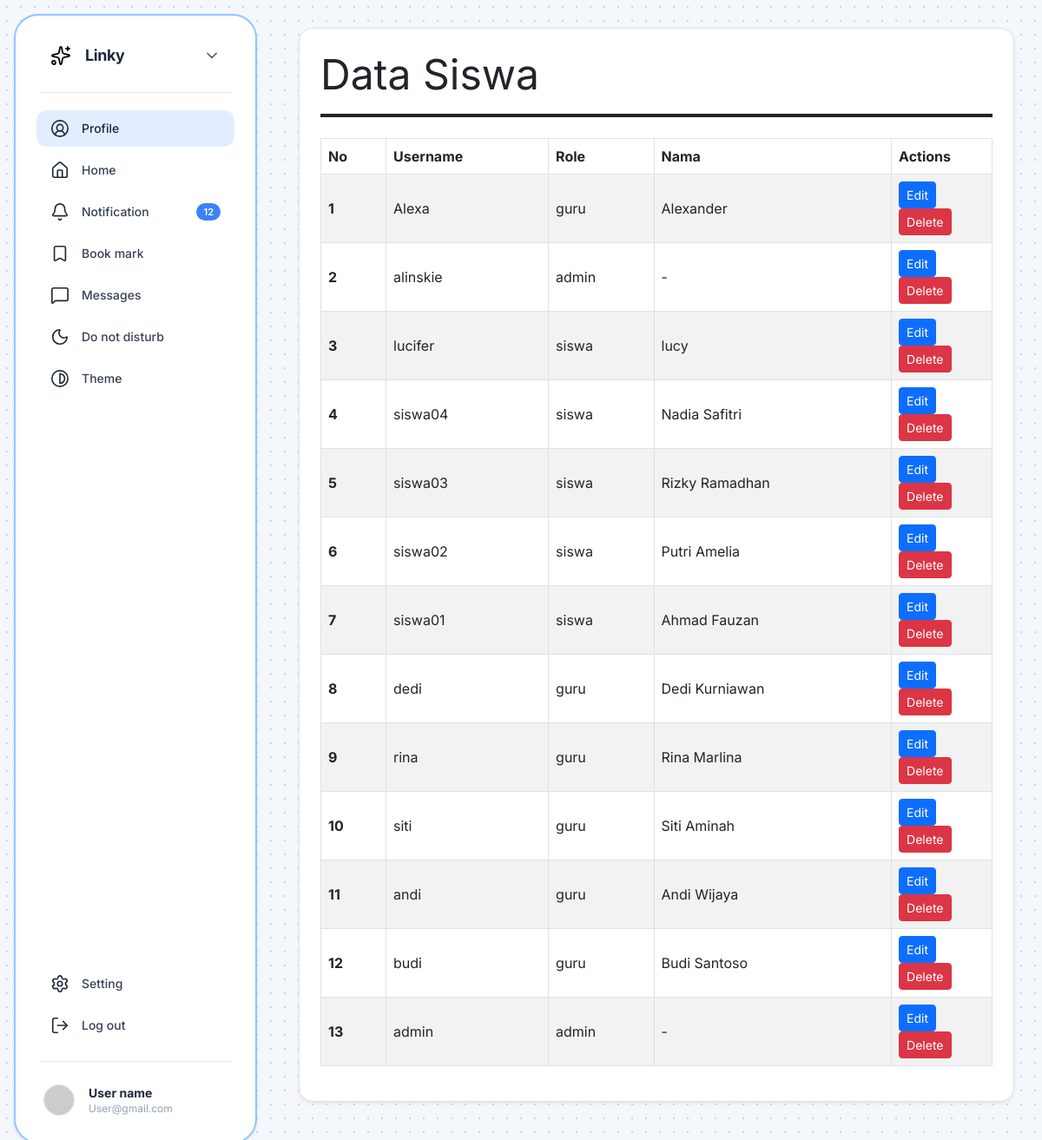
Page /tabel.php on the committed database.
### tables this page shows
CREATE TABLE `users` (
  `id` int NOT NULL,
  `username` varchar(50) DEFAULT NULL,
  `password` varchar(255) DEFAULT NULL,
  `role` enum('admin','guru','siswa') DEFAULT NULL,
  `created_at` timestamp NULL DEFAULT CURRENT_TIMESTAMP
);

### tabel.php (the view, shortened to what this page needs)
<?php
require_once 'koneksi.php';
$sql = "SELECT users.id, users.username, users.role,
        COALESCE(siswa.nama_siswa, guru.nama) AS nama
        FROM users
        LEFT JOIN siswa ON siswa.user_id = users.id
        LEFT JOIN guru ON guru.user_id = users.id
        ORDER BY users.id DESC";
$hasil = mysqli_query($koneksi, $sql);
$data1 = [];
if ($hasil) {
    while ($row = mysqli_fetch_assoc($hasil)) {
        $data1[] = $row;
    }
} else {
    echo "Query gagal: " . mysqli_error($koneksi);
}
?>
<!DOCTYPE html>
<html lang="id">
<head>
    <script src="https://cdn.tailwindcss.com"></script>
    <link href="https://cdn.jsdelivr.net/npm/bootstrap@5.3.0/dist/css/bootstrap.min.css" rel="stylesheet">
</head>
<body class="min-h-screen flex flex-row">
    <div class="sidebar-component p-3 flex-shrink-0">
        <aside class="sidebar-element sidebar-transition w-[280px] h-[calc(100vh-1.5rem)] bg-white rounded-[28px] border-[2.5px] border-sidebar-border p-4 flex flex-col justify-between shadow-sm sticky top-3 select-none">
            <div class="flex flex-col gap-3">
                <div class="sidebar-brand-header flex items-center justify-between px-3 py-2 cursor-pointer hover:bg-sidebar-hover rounded-xl transition-colors duration-200"
                     title="Klik untuk Toggle Collapsed/Expanded">
                    <div class="flex items-center gap-3 overflow-hidden">
                        <div class="text-black flex-shrink-0">
                            <i data-lucide="sparkles" class="w-6 h-6 stroke-[1.8]"></i>
                        </div>
                        <span class="sidebar-text font-bold text-lg text-sidebar-text tracking-tight whitespace-nowrap fade-transition">
                            Linky
                        </span>
                    </div>
                    <div class="sidebar-text fade-transition text-gray-600">
                        <i data-lucide="chevron-down" class="sidebar-chevron w-5 h-5 transition-transform duration-300"></i>
                    </div>
                </div>
                <div class="h-[1px] bg-gray-200 my-1 mx-1"></div>
                <nav class="flex flex-col gap-1.5 no-scrollbar overflow-y-auto max-h-[420px]">
                    <a href="#" class="nav-item group relative flex items-center gap-3.5 px-3 py-2.5 rounded-xl bg-sidebar-active text-sidebar-text font-medium transition-all duration-200">
                        <i data-lucide="user-circle-2" class="w-[22px] h-[22px] flex-shrink-0 stroke-[1.8] text-gray-800"></i>
                        <span class="sidebar-text whitespace-nowrap text-sm fade-transition">Profile</span>
                    </a>
                    <a href="#" class="nav-item group relative flex items-center gap-3.5 px-3 py-2.5 rounded-xl text-gray-700 hover:bg-sidebar-hover font-medium transition-all duration-200">
                        <i data-lucide="home" class="w-[22px] h-[22px] flex-shrink-0 stroke-[1.8] text-gray-800"></i>
                        <span class="sidebar-text whitespace-nowrap text-sm fade-transition">Home</span>
                    </a>
                    <a href="#" class="nav-item group relative flex items-center justify-between px-3 py-2.5 rounded-xl text-gray-700 hover:bg-sidebar-hover font-medium transition-all duration-200">
                        <div class="flex items-center gap-3.5">
                            <i data-lucide="bell" class="w-[22px] h-[22px] flex-shrink-0 stroke-[1.8] text-gray-800"></i>
                            <span class="sidebar-text whitespace-nowrap text-sm fade-transition">Notification</span>
                        </div>
                        <span class="sidebar-badge bg-sidebar-badge text-white text-[11px] font-semibold px-2 py-0.5 rounded-full flex items-center justify-center min-w-[20px] h-[20px]">
                            12
                        </span>
                    </a>
                    <a href="#" class="nav-item group relative flex items-center gap-3.5 px-3 py-2.5 rounded-xl text-gray-700 hover:bg-sidebar-hover font-medium transition-all duration-200">
                        <i data-lucide="bookmark" class="w-[22px] h-[22px] flex-shrink-0 stroke-[1.8] text-gray-800"></i>
                        <span class="sidebar-text whitespace-nowrap text-sm fade-transition">Book mark</span>
                    </a>
                    <a href="#" class="nav-item group relative flex items-center gap-3.5 px-3 py-2.5 rounded-xl text-gray-700 hover:bg-sidebar-hover font-medium transition-all duration-200">
                        <i data-lucide="message-square" class="w-[22px] h-[22px] flex-shrink-0 stroke-[1.8] text-gray-800"></i>
                        <span class="sidebar-text whitespace-nowrap text-sm fade-transition">Messages</span>
                    </a>
                    <a href="#" class="nav-item group relative flex items-center gap-3.5 px-3 py-2.5 rounded-xl text-gray-700 hover:bg-sidebar-hover font-medium transition-all duration-200">
                        <i data-lucide="moon" class="w-[22px] h-[22px] flex-shrink-0 stroke-[1.8] text-gray-800"></i>
                        <span class="sidebar-text whitespace-nowrap text-sm fade-transition">Do not disturb</span>
                    </a>
                    <a href="#" class="nav-item group relative flex items-center gap-3.5 px-3 py-2.5 rounded-xl text-gray-700 hover:bg-sidebar-hover font-medium transition-all duration-200">
                        <i data-lucide="contrast" class="w-[22px] h-[22px] flex-shrink-0 stroke-[1.8] text-gray-800"></i>
                        <span class="sidebar-text whitespace-nowrap text-sm fade-transition">Theme</span>
                    </a>
                </nav>
            </div>
            <div class="flex flex-col gap-3">
                <nav class="flex flex-col gap-1.5">
                    <a href="#" class="nav-item group relative flex items-center gap-3.5 px-3 py-2.5 rounded-xl text-gray-700 hover:bg-sidebar-hover font-medium transition-all duration-200">
                        <i data-lucide="settings" class="w-[22px] h-[22px] flex-shrink-0 stroke-[1.8] text-gray-800"></i>
                        <span class="sidebar-text whitespace-nowrap text-sm fade-transition">Setting</span>
                    </a>
                    <a href="#" class="nav-item group relative flex items-center gap-3.5 px-3 py-2.5 rounded-xl text-gray-700 hover:bg-red-50 hover:text-red-600 font-medium transition-all duration-200">
                        <i data-lucide="log-out" class="w-[22px] h-[22px] flex-shrink-0 stroke-[1.8] text-gray-800 group-hover:text-red-600"></i>
                        <span class="sidebar-text whitespace-nowrap text-sm fade-transition">Log out</span>
                    </a>
                </nav>
                <div class="h-[1px] bg-gray-200 my-1 mx-1"></div>
                <div class="flex items-center gap-3 px-2 py-1.5 overflow-hidden">
                    <img src="https://images.unsplash.com/photo-1534528741775-53994a69daeb?auto=format&fit=crop&q=80&w=150"
                         alt="User profile avatar"
                         class="w-9 h-9 rounded-full object-cover flex-shrink-0 border border-gray-200"
                         onerror="this.src='https://placehold.co/100x100/E2EEFF/1E293B?text=U'" />
                    <div class="sidebar-text flex flex-col min-w-0 fade-transition">
                        <span class="text-sm font-bold text-sidebar-text truncate leading-tight">User name</span>
                        <span class="text-xs text-sidebar-subtext truncate leading-tight mt-0.5">User@gmail.com</span>
                    </div>
                </div>
            </div>
        </aside>
    </div>
    <main class="flex-1 p-6 md:p-8 overflow-y-auto">
        <div class="container-fluid bg-white p-6 rounded-4 shadow-sm border border-gray-200">
            <h1 class="fw-normal display-5 mb-3">Data Siswa</h1>
            <hr class="border border-dark border-2 opacity-100 mb-4">
            <div class="table-responsive">
                <table class="table table-bordered table-striped align-middle">
                    <thead>
                        <tr>
                            <th scope="col">No</th>
                            <th scope="col">Username</th>
                            <th scope="col">Role</th>
                            <th scope="col">Nama</th>
                            <th scope="col" style="width: 15%;">Actions</th>
                        </tr>
                    </thead>
                    <tbody>
                        <?php if (count($data1) > 0) { ?>
                            <?php $no = 1; ?>
                            <?php foreach ($data1 as $user) { ?>
                                <tr>
                                    <th scope="row"><?= $no++; ?></th>
                                    <td><?= htmlspecialchars($user['username'] ?? ''); ?></td>
                                    <td><?= htmlspecialchars($user['role'] ?? ''); ?></td>
                                    <td><?= htmlspecialchars($user['nama'] ?? '-'); ?></td>
                                    <td>
                                        <a href="form_edit.php?id=<?= urlencode($user['id']); ?>" class="btn btn-primary btn-sm">Edit</a>
                                        <a href="aksi_hapus.php?id=<?= urlencode($user['id']); ?>" class="btn btn-danger btn-sm" onclick="return confirm('Apakah Anda yakin ingin menghapus data ini?')">Delete</a>
                                    </td>
                                </tr>
                            <?php } ?>
                        <?php } else { ?>
                            <tr>
                                <td colspan="5" class="text-center py-4 text-muted">Tidak ada data.[cite: 1]</td>
                            </tr>
                        <?php } ?>
                    </tbody>
                </table>
            </div>
        </div>
        <?php
        if (file_exists('footer.php')) {
            include 'footer.php';
        }
        ?>
</body>
</html>

### footer.php (shortened to what this page needs)
<body>
</body>
</html>

### tabel.php (style rules this page uses)
body { font-family: 'Inter', sans-serif; background-color: #F4F7FB; background-image: radial-gradient(#CBD5E1 0.75px, transparent 0.75px); background-size: 16px 16px; margin: 0; }
.sidebar-transition { transition: width 0.3s cubic-bezier(0.4, 0, 0.2, 1), padding 0.3s cubic-bezier(0.4, 0, 0.2, 1); }
.fade-transition { transition: opacity 0.2s ease-in-out, visibility 0.2s ease-in-out; }
.no-scrollbar { -ms-overflow-style: none; scrollbar-width: none; }

### rows in the picture
users: username "Alexa", role "guru", nama "Alexander"
users: username "alinskie", role "admin", nama "-"
users: username "lucifer", role "siswa", nama "lucy"
users: username "siswa04", role "siswa", nama "Nadia Safitri"
users: username "siswa03", role "siswa", nama "Rizky Ramadhan"
users: username "siswa02", role "siswa", nama "Putri Amelia"
users: username "siswa01", role "siswa", nama "Ahmad Fauzan"
users: username "dedi", role "guru", nama "Dedi Kurniawan"
users: username "rina", role "guru", nama "Rina Marlina"
users: username "siti", role "guru", nama "Siti Aminah"
users: username "andi", role "guru", nama "Andi Wijaya"
users: username "budi", role "guru", nama "Budi Santoso"
users: username "admin", role "admin", nama "-"
